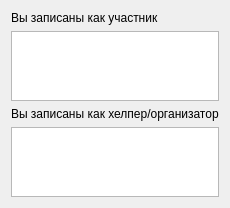
                     <widget class="QWidget" name="page">
                      <layout class="QVBoxLayout" name="verticalLayout_18">
                       <item>
                        <widget class="QLabel" name="label">
                         <property name="text">
                          <string>Вы записаны как участник</string>
                         </property>
                        </widget>
                       </item>
                       <item>
                        <widget class="QTableView" name="member_list">
                         <property name="sizeAdjustPolicy">
                          <enum>QAbstractScrollArea::AdjustToContents</enum>
                         </property>
                         <property name="editTriggers">
                          <set>QAbstractItemView::NoEditTriggers</set>
                         </property>
                         <property name="sortingEnabled">
                          <bool>true</bool>
                         </property>
                         <attribute name="verticalHeaderVisible">
                          <bool>false</bool>
                         </attribute>
                        </widget>
                       </item>
                       <item>
                        <widget class="QLabel" name="label_2">
                         <property name="text">
                          <string>Вы записаны как хелпер/организатор</string>
                         </property>
                        </widget>
                       </item>
                       <item>
                        <widget class="QTableView" name="helper_list">
                         <property name="sizeAdjustPolicy">
                          <enum>QAbstractScrollArea::AdjustToContents</enum>
                         </property>
                         <property name="editTriggers">
                          <set>QAbstractItemView::NoEditTriggers</set>
                         </property>
                         <property name="sortingEnabled">
                          <bool>true</bool>
                         </property>
                         <attribute name="verticalHeaderVisible">
                          <bool>false</bool>
                         </attribute>
                        </widget>
                       </item>
                      </layout>
                     </widget>
